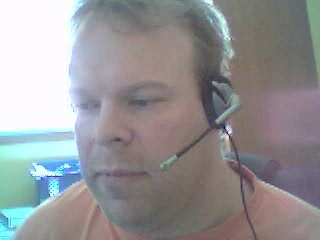
//> input picture frame 8 of applications/CLARA/RgaArchive/RgaArchiver/ConsoleApplication1/test.avi, 320 x 240 px
$ ./ConsoleApplication1   (built with g++ and OpenCV 4)
//> lines starting //> are read from the running program, lines starting //| are printed output that depends on the picture; after the words box and inside, x2 and y2 are one past the last pixel; in counts of white or black regions, pixels touching at a corner belong together
// ConsoleApplication1.cpp : Defines the entry point for the console application.
//

#include "stdafx.h"

#include "opencv2/objdetect.hpp"
#include "opencv2/highgui.hpp"
#include "opencv2/imgproc.hpp"

#include <iostream>
#include <stdio.h>

using namespace std;
using namespace cv;

/** Function Headers */
void detectAndDisplay(Mat frame);

/** Global variables */
String face_cascade_name = ".\\haarcascades_cuda\\haarcascade_frontalface_alt.xml";
String eyes_cascade_name = ".\\haarcascades_cuda\\haarcascade_eye_tree_eyeglasses.xml";
CascadeClassifier face_cascade;
CascadeClassifier eyes_cascade;
String window_name = "Capture - Face detection";

/** @function main */
int main(void)
{
	VideoCapture capture(".\\test.avi");
	Mat frame;

	//-- 1. Load the cascades
	if (!face_cascade.load(face_cascade_name)) { printf("--(!)Error loading face cascade\n"); return -1; };
	if (!eyes_cascade.load(eyes_cascade_name)) { printf("--(!)Error loading eyes cascade\n"); return -1; };
	if (face_cascade.empty()) { printf("--(!)Error in face cascade\n"); return -1; };
	if (eyes_cascade.empty()) { printf("--(!)Error in eyes cascade\n"); return -1; };
	//-- 2. Read the video stream
	//capture.open("test.ogv");
	if (!capture.isOpened()) { printf("--(!)Error opening video capture\n"); return -1; }

	while (capture.read(frame))
	{
//> frame is the input picture: 240 rows x 320 cols, CV_8UC3; mean B, G, R 149.7, 147.6, 148.5
		//printf("here");
		if (frame.empty())
		{
			printf(" --(!) No captured frame -- Break!");
			break;
		}
		//-- 3. Apply the classifier to the frame
		detectAndDisplay(frame);

		int c = waitKey(10);
		if ((char)c == 27) { break; } // escape
	}
	return 0;
}

/** @function detectAndDisplay */
void detectAndDisplay(Mat frame)
{
	std::vector<Rect> faces;
	Mat frame_gray;

	cvtColor(frame, frame_gray, COLOR_BGR2GRAY);
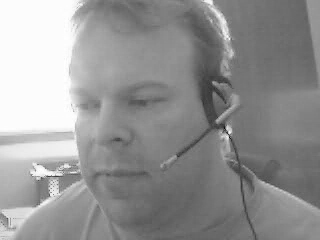
//> frame_gray: 240 rows x 320 cols, CV_8UC1; min 10, max 255, mean 148.1
	//equalizeHist(frame_gray, frame_gray);

	//-- Detect faces
	face_cascade.detectMultiScale(frame_gray, faces, 1.1, 2, 0 | CASCADE_SCALE_IMAGE, Size(30, 30));
//> faces = 1 Rect (x, y, width, height): [52, 51, 127, 127]

	for (size_t i = 0; i < faces.size(); i++)
	{
		Point center(faces[i].x + faces[i].width / 2, faces[i].y + faces[i].height / 2);
		ellipse(frame, center, Size(faces[i].width / 2, faces[i].height / 2), 0, 0, 360, Scalar(255, 0, 255), 4, 8, 0);

		Mat faceROI = frame_gray(faces[i]);
		std::vector<Rect> eyes;

		//-- In each face, detect eyes
		eyes_cascade.detectMultiScale(faceROI, eyes, 1.1, 2, 0 | CASCADE_SCALE_IMAGE, Size(30, 30));

		for (size_t j = 0; j < eyes.size(); j++)
		{
			Point eye_center(faces[i].x + eyes[j].x + eyes[j].width / 2, faces[i].y + eyes[j].y + eyes[j].height / 2);
			int radius = cvRound((eyes[j].width + eyes[j].height)*0.25);
			circle(frame, eye_center, radius, Scalar(255, 0, 0), 4, 8, 0);
		}
	}
//> this loop made 1 pass
//> (center, eyes) on pass 1: (Point(115, 114), 1 Rect (x, y, width, height): [72, 34, 35, 35])
//> pass 1, in detectAndDisplay, `Mat faceROI = frame_gray(faces[i]);`:
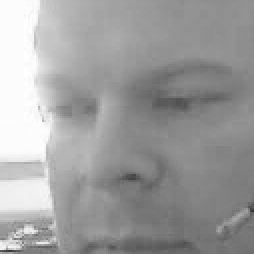
//> faceROI: 127 rows x 127 cols, CV_8UC1 (shown 2 times larger); min 46, max 255, mean 158.1
//> after the loop:
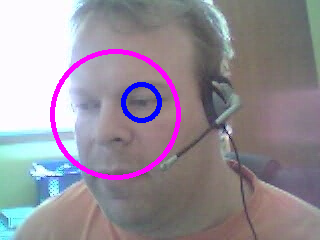
//> frame: 240 rows x 320 cols, CV_8UC3; 3.27% of pixels changed, all inside (x1, y1, x2, y2) = (50, 49, 181, 180)
//> the Esc key is pressed
	//-- Show what you got
	imshow(window_name, frame);
}

$ run again, starting later in the video
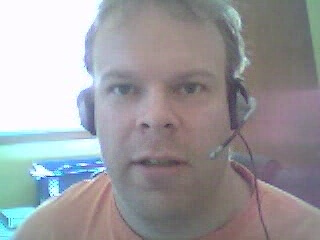
//> input picture frame 40 of applications/CLARA/RgaArchive/RgaArchiver/ConsoleApplication1/test.avi, 320 x 240 px
//> frame is the input picture: 240 rows x 320 cols, CV_8UC3; mean B, G, R 158.7, 155.1, 155.8
//> faces = 1 Rect (x, y, width, height): [77, 25, 162, 162]
//> the loop in detectAndDisplay, `for (size_t i = 0; i < faces.size(); i++)` made 1 pass
//> center on pass 1: Point(158, 106)
//> pass 1, in detectAndDisplay, `Mat faceROI = frame_gray(faces[i]);`:
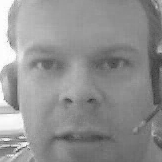
//> faceROI: 162 rows x 162 cols, CV_8UC1; min 48, max 255, mean 145
//> after the loop in detectAndDisplay, `for (size_t i = 0; i < faces.size(); i++)`:
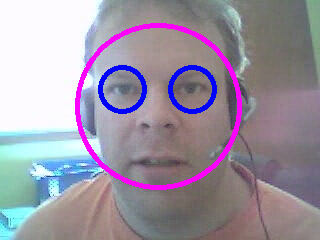
//> frame: 240 rows x 320 cols, CV_8UC3; 5.12% of pixels changed, all inside (x1, y1, x2, y2) = (75, 23, 242, 190)

$ run again, starting later in the video
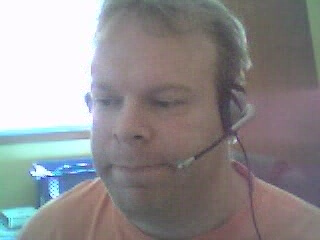
//> input picture frame 71 of applications/CLARA/RgaArchive/RgaArchiver/ConsoleApplication1/test.avi, 320 x 240 px
//> frame is the input picture: 240 rows x 320 cols, CV_8UC3; mean B, G, R 142.2, 140.9, 143.6
//> in detectAndDisplay, `cvtColor(frame, frame_gray, COLOR_BGR2GRAY);`:
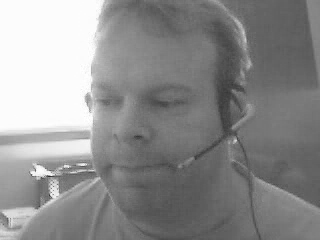
//> frame_gray: 240 rows x 320 cols, CV_8UC1; min 43, max 255, mean 141.8
//> faces = 1 Rect (x, y, width, height): [70, 51, 130, 130]
//> the loop in detectAndDisplay, `for (size_t i = 0; i < faces.size(); i++)` made 1 pass
//> center on pass 1: Point(135, 116)
//> after the loop in detectAndDisplay, `for (size_t i = 0; i < faces.size(); i++)`:
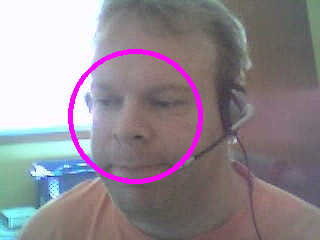
//> frame: 240 rows x 320 cols, CV_8UC3; 2.62% of pixels changed, all inside (x1, y1, x2, y2) = (68, 49, 203, 184)
